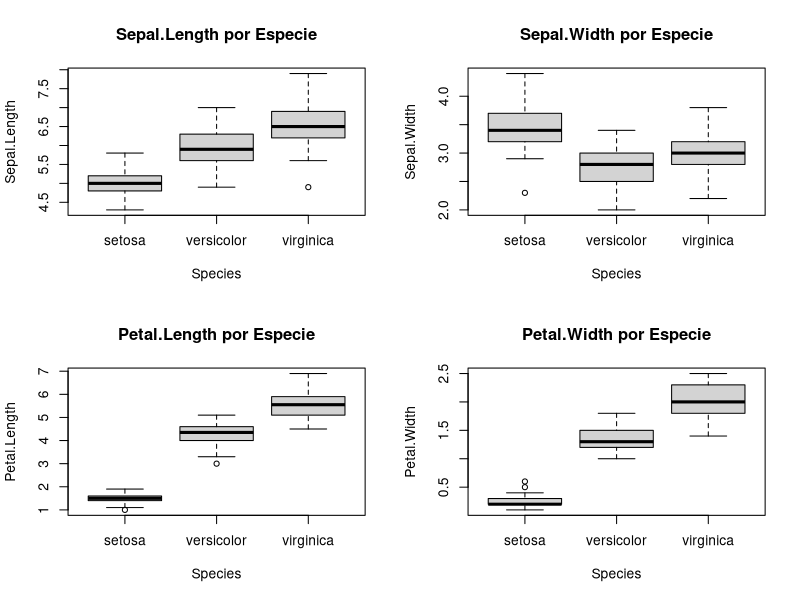

Reproduce this figure in R.
# Dividir la ventana gráfica en 2x2 para mostrar los 4 boxplots
par(mfrow = c(2, 2))  # 2 filas y 2 columnas

# Boxplot para cada variable
boxplot(Sepal.Length ~ Species, data = iris, main = "Sepal.Length por Especie")
boxplot(Sepal.Width ~ Species, data = iris, main = "Sepal.Width por Especie")
boxplot(Petal.Length ~ Species, data = iris, main = "Petal.Length por Especie")
boxplot(Petal.Width ~ Species, data = iris, main = "Petal.Width por Especie")

# Restaurar la configuración gráfica
par(mfrow = c(1, 1))